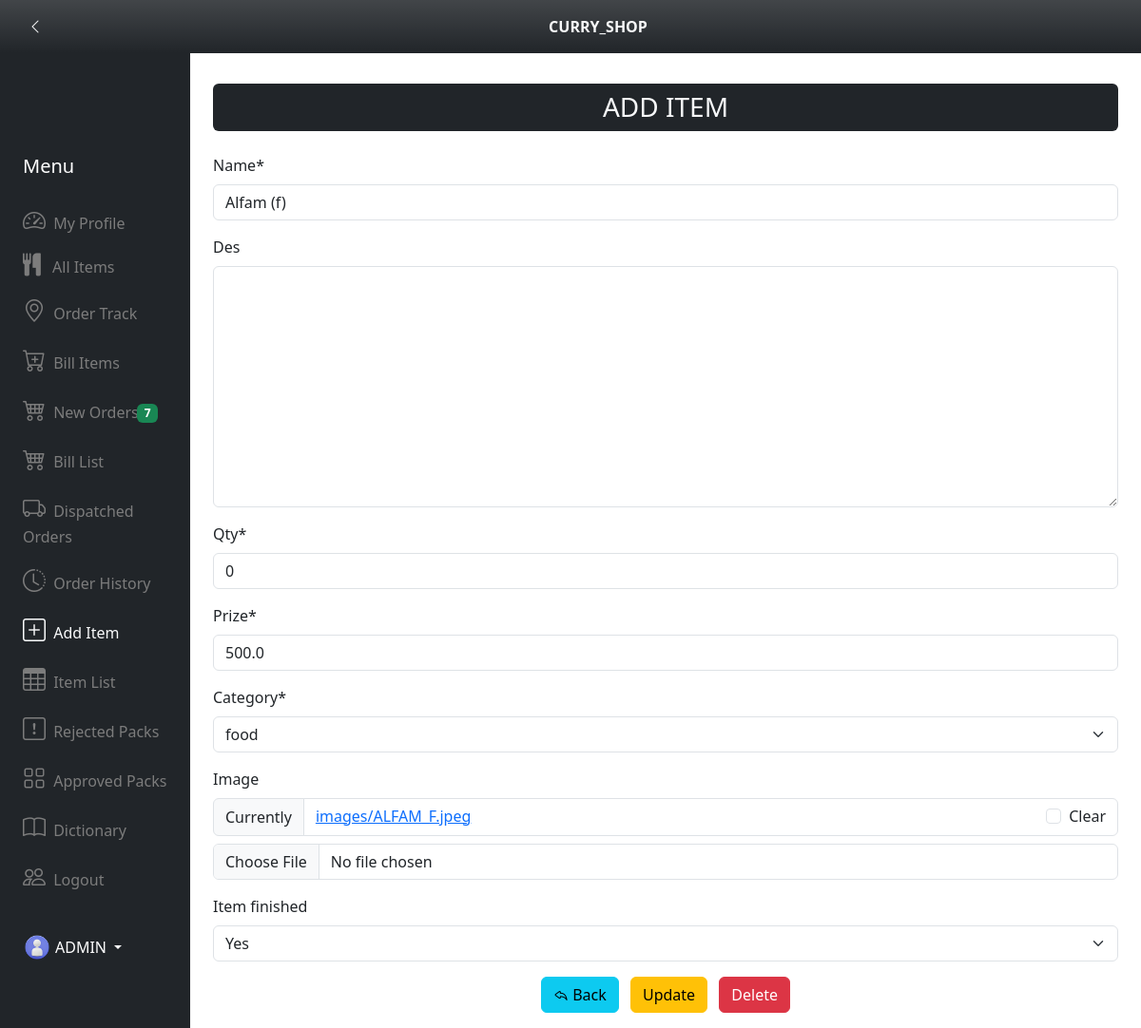
The app's page /item_details/55 (signed in), older data.
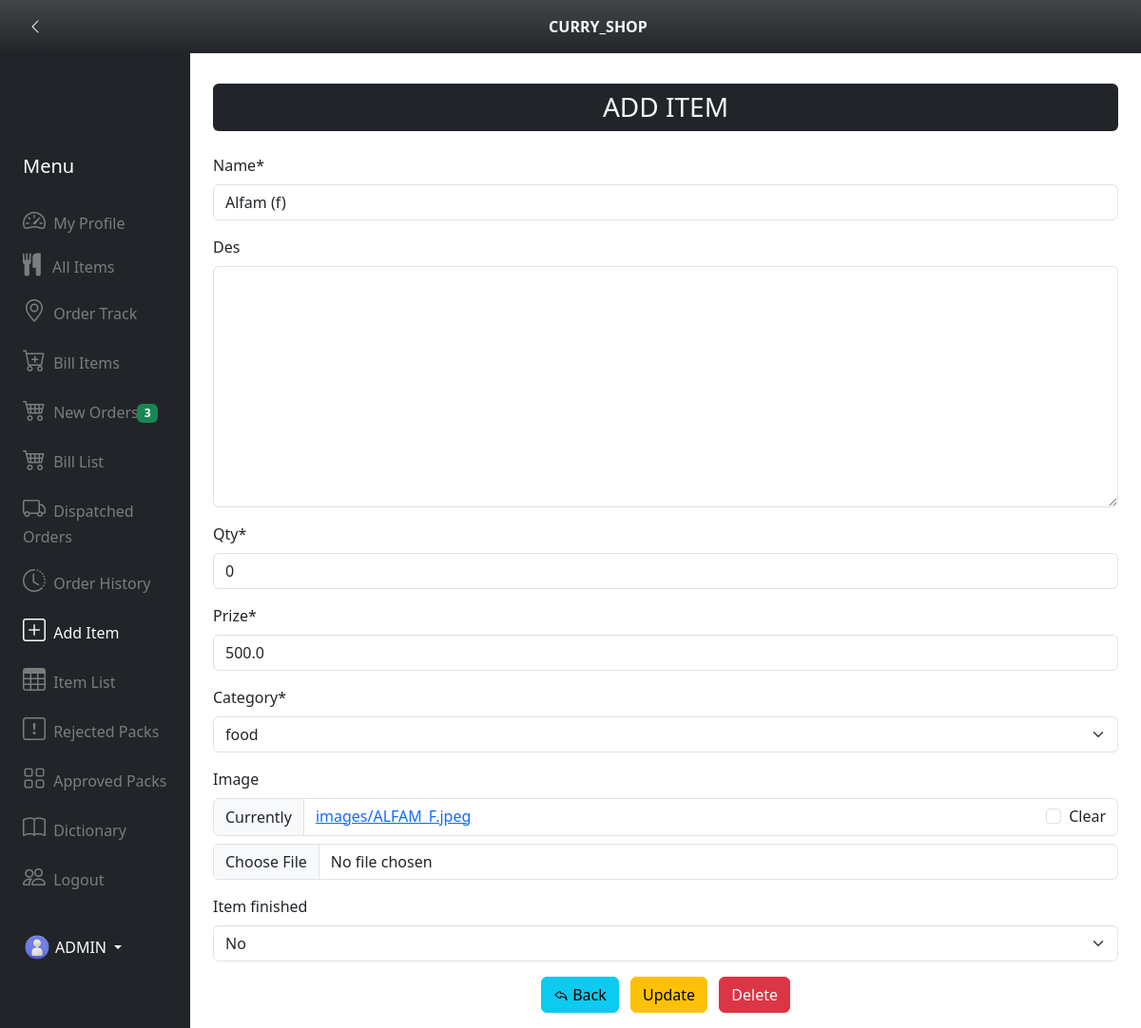
The same page, newer data.
### app_dictionary/models.py (models this page shows, shortened)
class ItemModel(models.Model):
    name = models.CharField(max_length=255)
    des = models.TextField(blank=True,null=True)
    qty = models.IntegerField(default=0)
    prize = models.FloatField(default=0.00)
    cat_choices = (
        ('curry','curry'),
        ('shakes','shakes'),
        ('food','food'),
        ('ice cream','ice cream'),
        ('drinks','drinks')
    )
    category = models.CharField(max_length=255,choices=cat_choices,default='food')
    created_at = models.DateTimeField(auto_now_add=True)
    image = models.ImageField(upload_to='images/',blank=True,null=True)
    item_finished = models.BooleanField(default=False,blank=True,null=True)

### app_dictionary/views.py (the view)
# urls.py: path('item_details/<int:pk>',views.item_details,name='item_details'),
@login_required
def item_details(request,pk):
    item = ItemModel.objects.get(id=pk) or None
    form = ItemForm(instance=item)
    new_bill_count = BillModel.objects.filter(accept_status='notaccepted').count()
    if request.method=="POST":
        form = ItemForm(request.POST,request.FILES,instance=item)
        if form.is_valid():
            form.save()
            return redirect('itemlist')
    return render(request,'curry_shop_item_details.html',{'item':item,
                                               'form':form,
                                               'new_bill_count':new_bill_count})

### app_dictionary/forms.py
class ItemForm(forms.ModelForm):
    class Meta:
        model = ItemModel
        fields = '__all__'

### app_dictionary/templates/curry_shop_item_details.html (shortened to what this page needs)
{% extends 'curry_shop_base2.html' %}
{% load crispy_forms_tags %}
{% block body_block %}
<div class="container">
    <h3 class="bg-dark p-2 text-center text-light rounded mb-4">ADD ITEM</h3>
    <form action="" method="POST" enctype="multipart/form-data">
        {{ form|crispy }}
        <div class="text-center">
            <a class="btn btn-info me-2" href="{% url 'itemlist' %}"> <i class="bi bi-reply"></i> Back</a>
            <button class="btn btn-warning me-2" name="update" onclick="return confirm('Do you want to save the changes?')" type="submit">Update</button>
            <a href="{% url 'delete_item' item.id %}" class="btn btn-danger" onclick="return confirm(`Do you want to to delete '{{item.name|upper}}'`)" name="delete">Delete</a>
        </div>
    </form>
</div>
{% endblock %}

### app_dictionary/templates/curry_shop_base2.html (shortened to what the changed rows need)
{% load static %}
<!DOCTYPE html>
<html lang="en">
<head>
    <link rel="stylesheet" href="https://cdn.jsdelivr.net/npm/bootstrap-icons@1.11.3/font/bootstrap-icons.min.css">
    <link href="https://cdn.jsdelivr.net/npm/bootstrap@5.3.3/dist/css/bootstrap.min.css" rel="stylesheet">
    <link rel="stylesheet" href="https://cdnjs.cloudflare.com/ajax/libs/font-awesome/4.7.0/css/font-awesome.min.css">
</head>
<body>
<div class="container-fluid">
    <div class="row flex-nowrap">
        <div class="col-auto col-md-3 col-xl-2 px-sm-2 px-0 bg-dark width_adjust">
            <div class="d-flex flex-column align-items-center align-items-sm-start px-3 pt-2 text-white min-vh-100 top">
                <br><br><br>
                <ul class="nav nav-pills flex-column mb-sm-auto mb-0 align-items-center align-items-sm-start" id="menu">
                    <li>
                        <a id="new_bill_list" href="{% url 'new_bill_list' %}" class="nav-link px-0 align-middle  text-hover">
                            {%  if new_bill_count > 0 %}
                            <div class="position-relative">
                                <div class="position-absolute count_position1 start-0">
                                    <span class="ms-2 badge badge-success bg-success">{{ new_bill_count }}</span>
                                </div>
                            </div>
                            {% endif %}
                        </a>
                    </li>
                </ul>
            </div>
        </div>
        <div class="col py-3">
            <br>
            <div class="overflow-y">
                <br><br>
                {% block body_block %}
                {% endblock %}
            </div>
        </div>
    </div>
</div>
</body>
</html>

Row changes from the older to the newer data that the page shows:
changed ItemModel "Alfam (f)": item_finished "Yes" → "No"
Text that changed along with them:
{{ new_bill_count }}: "7" → "3"
